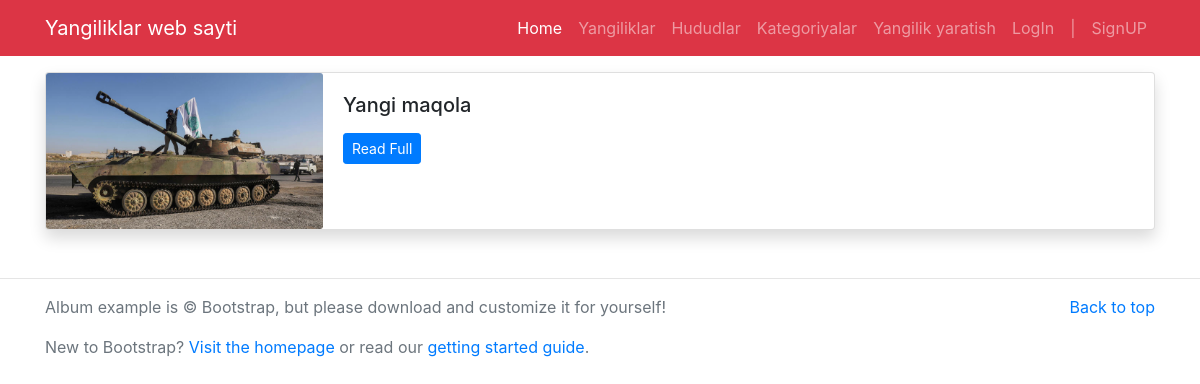
The page /all-news/ on the database its author committed.
### app/models.py (models this page shows, shortened)
class News(models.Model):
    category = models.ForeignKey(Category, on_delete=models.CASCADE, blank=True, null=True)
    region = models.ForeignKey(Region, on_delete=models.CASCADE, blank=True, null=True)
    title = models.CharField(max_length=300)
    text = models.TextField()
    image = models.ImageField(upload_to='media/')
    date = models.DateField(auto_now=True)
    author = models.ForeignKey(settings.AUTH_USER_MODEL, on_delete=models.CASCADE)

### app/views.py (the view)
# urls.py: path('all-news/', all_news_view, name='all_news'),
def all_news_view(request):
    all_news = News.objects.all()
    return render(request, "all-news.html", {
        "all_news": all_news
    })

### templates/all-news.html (shortened to what this page needs)
{% extends 'base.html' %}
{% block content%}
<main class="container mt-3 mb-5">
	{% for news in all_news %}
	<div class="card mb-4 shadow">
	  <div class="row no-gutters">
	    <div class="col-md-3">
	      <img src="/media/{{news.image}}" class="card-img" alt="{{news.title}}">
	    </div>
	    <div class="col-md-8">
	      <div class="card-body">
	        <h5 class="card-title">{{news.title}}</h5>
	        <p class="card-text"><a href="/detail/{{news.id}}" class="btn btn-sm btn-primary">Read Full</a></p>
	      </div>
	    </div>
	  </div>
	</div>
{% endfor %}
</main>
{% endblock%}

### rows shown on the page
News: image (picture), title "Yangi maqola"
